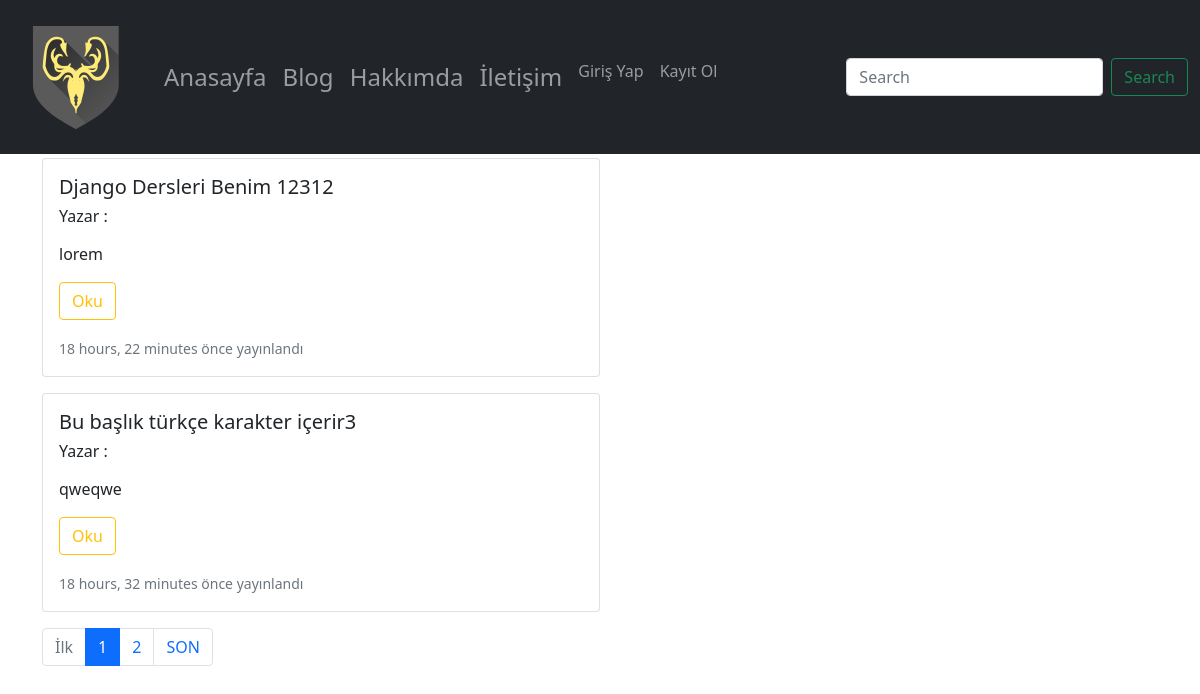
Page /post/index/ on the earlier database version.
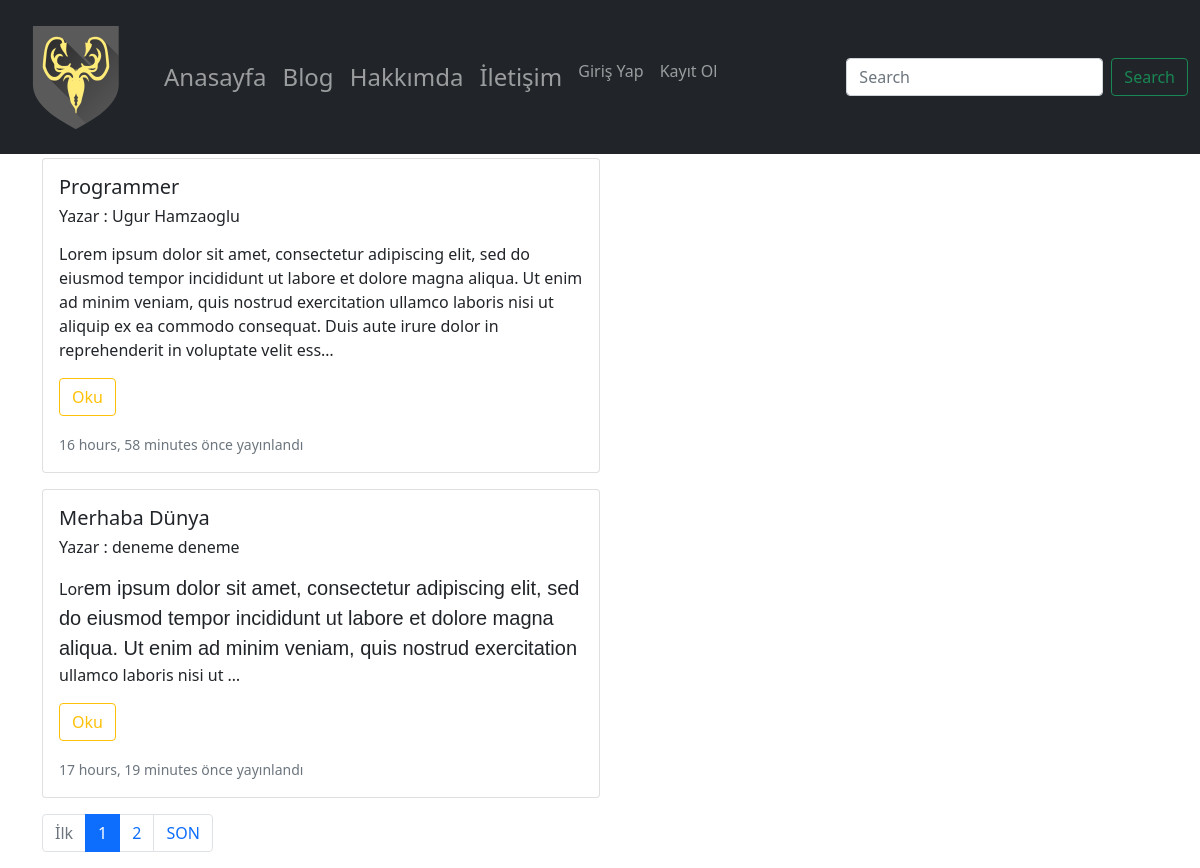
Same page on the later database version.
### post/models.py (models this page shows, shortened)
class Post(models.Model):
        user = models.ForeignKey("auth.User", verbose_name='Yazar',on_delete=models.CASCADE,related_name='posts')
        title = models.CharField(max_length = 120, verbose_name = "Baslık")
        content = RichTextField(verbose_name="İçerik")
        publishing_date = models.DateTimeField(verbose_name="Oluşturulma Tarihi", auto_now_add= True)
        image = models.ImageField(blank = True, null= True)
        slug = models.SlugField(max_length = 130,unique =True, editable=False)
        def get_absolute_url(self):
                return reverse('post_detail', kwargs={'slug':self.slug} )
        class Meta:
                ordering=['-publishing_date','id']

### post/views.py (the view)
# urls.py: path('index/', post_index, name="post_index"),
def post_index(request):
    post_list = Post.objects.all()
    query = request.GET.get('q')
    if query:
        post_list = post_list.filter(
            Q(title__icontains=query) |
            Q(content__icontains=query) |
            Q(user__first_name__icontains=query) |
            Q(user__last_name__icontains=query)).distinct() #distinct() ile aynı kayıtlar 1 den fazla olmasın
    paginator = Paginator(post_list, 2)  # Show 5 contacts per page.
    page_number = request.GET.get('page')
    posts = paginator.get_page(page_number)
    return render(request,"post/index.html", {'posts' : posts})

### templates/post/index.html (shortened to what this page needs)
{% extends 'base.html' %}
{% load static %}
{% block body %}
<div class="container">
    {% for post in posts %}
        <div class="row row-cols-2  g-0 mb-3">
              <div class="col">
                <div class="card">
                  <div class="card-body">
                    <h5 class="card-title">{{ post.title }}</h5>
                    <h6>Yazar : {{ post.user.get_full_name }}</h6>
                    <p class="card-text">{{ post.content | safe | linebreaks | truncatechars:300 }}
                        </p>
                      <p>
                        <a href="{{ post.get_absolute_url }}" class="btn btn-outline-warning">Oku </a>
                      </p>
                      <small class="text-muted">{{ post.publishing_date | timesince }} önce yayınlandı</small>
                  </div>
                </div>
          </div>
     </div>
    {% endfor %}
<nav aria-label="Page navigation example">
  <ul class="pagination justify-content-left">
    {% if posts.has_previous %}
        <a class="page-link" href="?page=1">&laquo; İlk </a>
      <li class="page-item ">
        <a class="page-link" href="?page={{posts.previous_page_number}} {% if request.GET.q %}&q={{ request.GET.q }} {% endif %}" tabindex="-1" aria-disabled="true">{{ posts.previous_page_number }}</a>
      </li>
    {% else %}
      <li class="page-item disabled">
        <a class="page-link" href="#" tabindex="-1" aria-disabled="true"> İlk </a>
      </li>
    {% endif %}
    <li class="page-item active "><a class="page-link" href="#">{{posts.number}}</a></li>
    {% if posts.has_next %}
      <li class="page-item">
        <a class="page-link" href="?page={{posts.next_page_number}} {% if request.GET.q %}&q={{ request.GET.q }} {% endif %}"> {{ posts.next_page_number }}  </a>
      </li>
      <li class="page-item">
        <a class="page-link" href="?page={{posts.paginator.num_pages }}">SON</a>
      </li>
    {%endif%}
  </ul>
</nav>
</div>
{% endblock %}

### templates/base.html (shortened to what this page needs)
{% load static %}
<!doctype html>
<html lang="en">
<head>
    <link rel="stylesheet" href="{% static 'css/bootstrap.min.css' %}">
</head>
<body>
    {% include 'header.html' %}
    {% block body %}
    {% endblock %}
</body>
</html>

### templates/header.html (shortened to what this page needs)
{%  load static%}
<nav class="navbar navbar-expand-lg navbar-dark bg-dark mb-1">
  <div class="container-fluid">
        <a class="navbar-brand" href="{% url 'home' %}">
            <img src="{% static 'myimages/Greyjoy-icon.png' %}" >
        </a>
        <div class="collapse navbar-collapse" id="navbarSupportedContent">
              <ul class="navbar-nav  me-auto mb-2 mb-lg-0">
                    <li class="nav-item">
                      <a class="nav-link" aria-current="page" href="{% url 'home' %}">
                         <span class="fs-4">Anasayfa</span>
                      </a>
                    </li>
                    <li class="nav-item">
                      <a class="nav-link" href="{% url 'post_index' %}">
                          <span class="fs-4">Blog</span>
                      </a>
                    </li>
                      <li class="nav-item">
                      <a class="nav-link" href="#">
                          <span class="fs-4">Hakkımda</span>
                      </a>
                    </li>
                      <li class="nav-item">
                      <a class="nav-link" href="#">
                          <span class="fs-4">İletişim</span>
                      </a>
                    </li>
                    {% if not request.user.is_authenticated %}
                        <li class="nav-item">
                            <a href="{% url 'login' %}" class="nav-link">
                                <span class="fs-6">Giriş Yap</span>
                            </a>
                        </li>
                          <li class="nav-item">
                                <a href="{% url 'register' %}" class="nav-link">
                                    <span class="fs-6">Kayıt Ol</span>
                                </a>
                          </li>
                    {% endif %}
              </ul>
          <form class="d-flex" method="GET">
            <input class="form-control me-2" type="search" value="{{ request.GET.q }}" name="q" placeholder="Search" aria-label="Search">
            <button class="btn btn-outline-success" type="submit">Search</button>
          </form>
        </div>
  </div>
</nav>

Differences in the rows shown:
no longer on this page (row unchanged): Post: title "Django Dersleri Benim 12312", content "lorem", publishing_date "18 hours, 22 minutes"
no longer on this page (row unchanged): Post: title "Bu başlık türkçe karakter içerir3", content "qweqwe", publishing_date "18 hours, 32 minutes"
added Post: title "Programmer", user.get_full_name "Ugur Hamzaoglu", content "Lorem ipsum dolor sit amet, consectetur adipiscing elit, sed do eiusmod tempor incididunt ut labore et dolore magna aliqua. Ut enim ad minim veniam, quis nostrud exercitation ullamco laboris nisi ut aliquip ex ea commodo consequat. Duis aute irure dolor in reprehenderit in voluptate velit ess…", publishing_date "16 hours, 58 minutes"
added Post: title "Merhaba Dünya", user.get_full_name "deneme deneme", content "Lor em ipsum dolor sit amet, consectetur adipiscing elit, sed do eiusmod tempor incididunt ut labore et dolore magna aliqua. Ut enim ad minim veniam, quis nostrud exercitation ullamco laboris nisi ut …", publishing_date "17 hours, 19 minutes"
